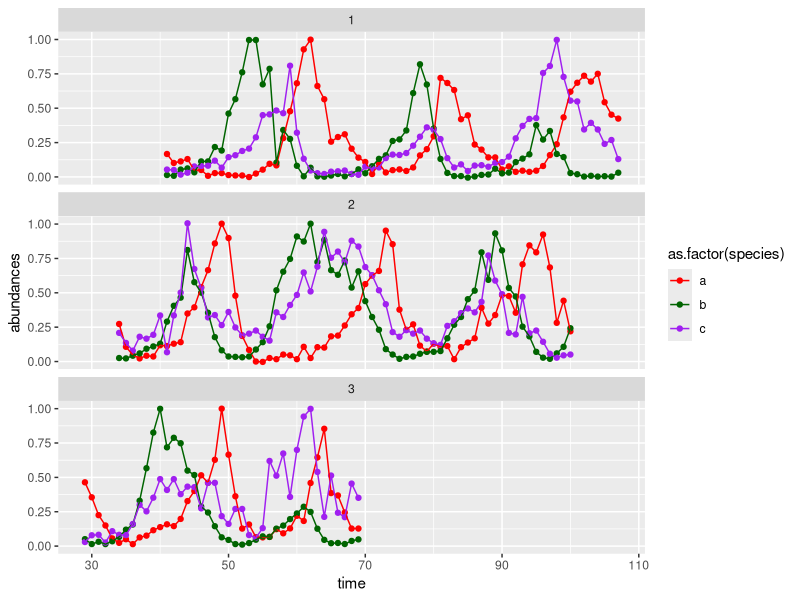

The R source for this figure:
library(tidyverse)

#load 
data1 = read.table("hiltunen_1.csv", sep = ",", header = T)
colnames(data1) <- c("time", "a", "b", "c")
data1$replicate = 1
data2 = read.table("hiltunen_2.csv", sep = ",", header = T)
colnames(data2) <- c("time","a", "b", "c")
data2$replicate = 2
data3 = read.table("hiltunen_3.csv", sep = ",", header = T) 
colnames(data3) <- c("time","a", "b", "c")
data3$replicate = 3

#merge 
data_all = rbind(data1, data2, data3) %>% 
  pivot_longer(!c(time, replicate),
               names_to = "species",
               values_to = "abundances")

#plot
ggplot(data_all, aes(x = time,
                     y = abundances,
                     color = as.factor(species)))+
  geom_point()+
  geom_line()+
  facet_wrap(~replicate,
             nrow = 3) + scale_color_manual(values = c("red", "darkgreen", "purple"))


